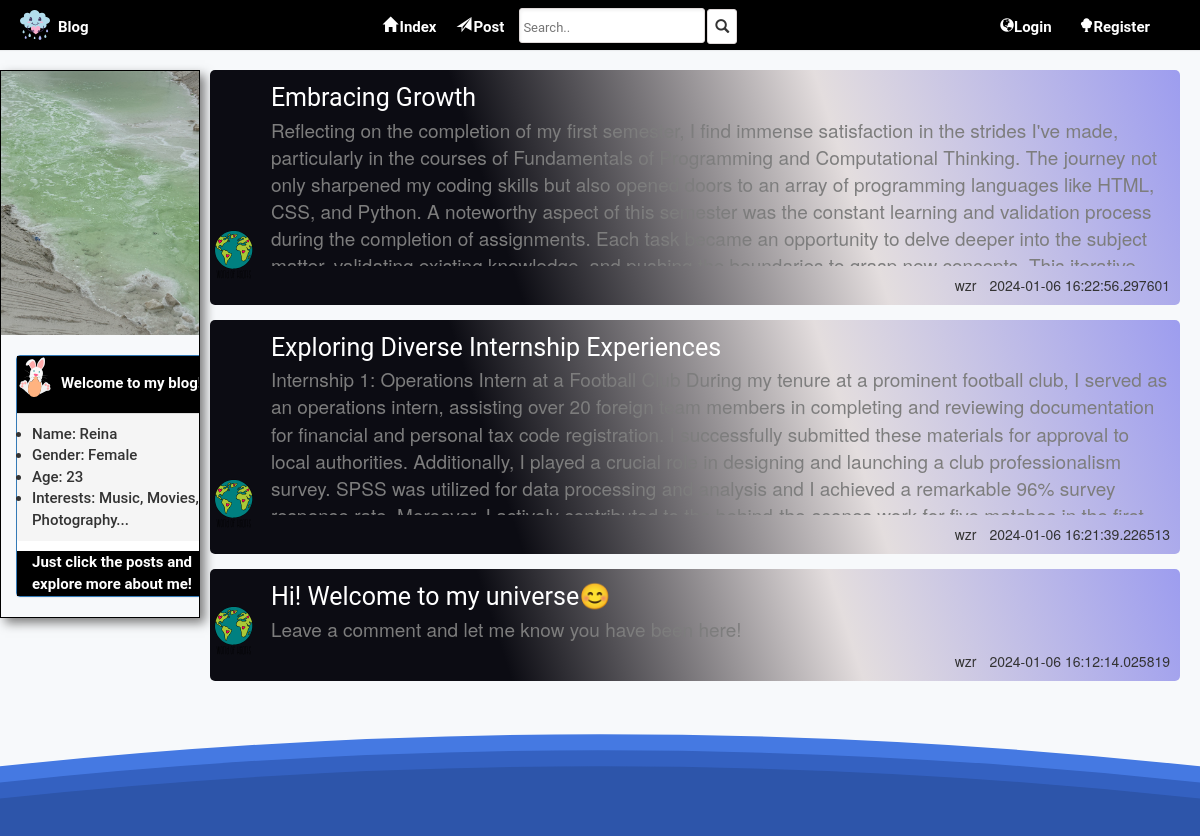
The page / on the database its author committed.
### models.py (models this page shows)
class PostModel(db.Model):
    __tablename__ = "post"
    id = db.Column(db.Integer, primary_key=True, autoincrement=True)
    title = db.Column(db.String(100), nullable=False)
    content = db.Column(db.Text, nullable=False)
    create_time = db.Column(db.DateTime, default=datetime.now)
    author_id = db.Column(db.Integer, db.ForeignKey("user.id"))
    author = db.relationship(UserModel, backref="posts")

class UserModel(db.Model):
    __tablename__ = "user"
    id = db.Column(db.Integer, primary_key=True, autoincrement=True)
    username = db.Column(db.String(100), nullable=False)
    password = db.Column(db.String(255), nullable=False)
    email = db.Column(db.String(100), nullable=False, unique=True)
    join_time = db.Column(db.DateTime, default=datetime.now())

### blueprints/qa.py (the view)
@bp.route("/")
def index():
    posts = PostModel.query.order_by(PostModel.create_time.desc()).all()
    return render_template("index.html", posts=posts)

### app.py (called while the page is built)
@app.before_request
def my_before_request():
    user_id = session.get("user_id")
    if user_id:
        user = UserModel.query.get(user_id)
        setattr(g, "user", user)
    else:
        setattr(g, "user", None)

@app.context_processor
def my_context_processor():
    return {"user": g.user}

### templates/index.html (shortened to what this page needs)
{% extends "base.html" %}
{% block header %}
    <link rel="stylesheet" href="https://cdn.jsdelivr.net/npm/bootstrap@3.4.1/dist/css/bootstrap.min.css">
    <link rel="stylesheet" href="../static/css/login-css.css">
    <link rel="stylesheet" href="../static/index-css.css">
{% endblock %}
{% block body %}
 <div class="row">
     <div class="col-md-2">
         <div class="TV">
             <div class="screen">
                 <img src="static/pics/pic3.jpg" alt="">
             </div>
         </div>
             <div class="panel panel-primary" id="notice">
  <div class="panel-body">
      <img src="static/easterbunny.svg" class="bunny" alt="">
      <span class="welcome">Welcome to my blog!</span>
  </div>
  <ul class="panel-footer">
      <li>Name: Reina</li>
      <li>Gender: Female</li>
      <li>Age: 23</li>
      <li>Interests: Music, Movies, Photography...</li>
  </ul>
        <div class="slogan-box"> <span class="slogan">Just click the posts and explore more about me!</span></div>
</div>
     </div>
     <div class="col-md-10">
         <ul class="post-ul">
             {% for post in posts %}
             <li class="each-post">
                 <div class="side">
                     <img class="side-icon" alt="" src="{{ url_for('static',filename='world of hearts 2.svg') }}">
                 </div>
                 <div class="post-main">
                     <div class="post-title"><a class="title-word" title="" href="{{ url_for('qa.qa_detail', ep_id=post.id) }}">{{ post.title }}</a></div>
                     <div class="post-content"><a class="content-word" title="" href="#">{{ post.content }}</a></div>
                     <div class="post-detail">
                         <span class="post-author">{{ post.author.username }}</span>
                         <span class="post-time">{{ post.create_time }}</span>
                     </div>
                 </div>
             </li>
             {% endfor %}
         </ul>
     </div>
 </div>
</div>
<div class="wiiuii_layout">
</div>
{% endblock %}

### templates/base.html (shortened to what this page needs)
<!DOCTYPE html>
<html lang="en">
<head>
    <link rel="stylesheet" href="../static/header.css">
    {% block header %} {% endblock %}
</head>
<body>
    <div class="header">
        <div class="left-section">
            <img class="blog-img" alt="" src="{{ url_for('static', filename='cloud.svg') }}">
           <a href="" class="left-text">Blog</a>
        </div>
        <div class="middle-section">
            <a class="index" href="{{ url_for('qa.index') }}"> <span class="glyphicon glyphicon-home" style="margin-right: 2px"></span>Index</a>
            <a class="post" href="{{ url_for('qa.add_post') }}"> <span class="glyphicon glyphicon-send" style="margin-right: 2px"></span>Post</a>
            <form method="get" action="{{ url_for('qa.search') }}">
                <input class="search-bar" type="search" placeholder="Search.." name="q">
                <button  class="glyphicon glyphicon-search" id="search-button" type="submit"></button>
            </form>
        </div>
        <ul class="right-section">
            {% if user %}
                <li class="login"> <span>{{ user.username }}</span> </li>
                <li class="register"> <a href="{{ url_for('auth.logout') }}">Exit</a></li>
            {% else %}
                <li class="login"><span class="glyphicon glyphicon-globe"><a class="login-text" href="{{ url_for('auth.login') }}">Login</a></span></li>
                <li class="register"><span class="glyphicon glyphicon-tree-deciduous"><a  class="register-text" href="{{ url_for('auth.register') }}">Register</a></span></li>
            {% endif %}
        </ul>
    </div>
    <div class="container-fluid">
        {% block body %}{% endblock %}
</body>
</html>

### static/header.css (style rules this page uses)
* { margin: 0; padding: 0; }
.header { display: flex; height: 50px; width: 100%; flex-direction: row; justify-content: space-between; background-color: black; box-shadow: 0 1px 1px rgba(0,0,0,0.05); }
.blog-img { display: inline-block; width: 30px; margin-left: 20px; }
.left-section { width: 180px; display:flex; align-items: center; }
.left-text { display: inline-block; font-family: Roboto, Arial, serif; font-size: 15px; font-weight: 600; margin-top: 5px; margin-left: 8px; color: white; text-decoration: none; }
.middle-section { flex: 1; margin-right: 45px; margin-left: 30px; max-width: 400px; display: flex; align-items: center; }
.index { display: flex; margin-right: 20px; color: white; margin-top: 5px; font-size: 15px; font-family: Roboto,Arial; font-weight: 600; }
.post { margin-top: 5px; display: flex; margin-right: 15px; color: white; font-size: 15px; font-family: Roboto,Arial; font-weight: 600; }
.search-bar { flex:1; height: 35px; padding-left: 3px; font-size: 15px; border-width: 1px; border-color: rgb(223, 217, 217); border-style: solid; border-radius: 3px; box-shadow: inset 1px 2px 3px rgba(0,0,0,0.05) ; }
.search-bar::placeholder { font-family: Roboto,Arial; font-size: 13px; }
#search-button { width: 30px; height: 35px; background-color: white; border-width: 1px; border-color: rgb(223, 217, 217); border-style: solid; border-radius: 3px; margin-left: -2px; margin-top: 1px; padding-bottom: 1px; }
.right-section { width: 150px; display: flex; align-items: center; justify-content: space-between; margin-right: 50px; flex-shrink: 0; margin-top: 10px; }
.login { list-style: none; color: white; }
.register { list-style: none; color: white; }
.login-text { color: white; font-size: 15px; font-family: Roboto,Arial; font-weight: 600; }
.register-text { color: white; font-size: 15px; font-family: Roboto,Arial; font-weight: 600; }

### static/css/login-css.css (style rules this page uses)
body { background-color: #f7f9fb; }

### static/index-css.css (style rules this page uses)
a { text-decoration: none; }
.side { display: inline-block; }
.col-md-2 { position: relative; overflow: hidden; border: 1px solid black; margin-top: 20px; padding: 0; box-shadow: 5px 5px 10px #7d7d7d; }
.col-md-2 .TV { width: 100%; }
.col-md-2 .TV .screen { display: flex; animation: imageAnimation 20s linear infinite; }
.col-md-2 .TV .screen img { width: 100%; height: auto; flex-shrink: 0; object-fit: cover; }
.post-ul { list-style-type:none; padding: 5px; margin: 0; }
.col-md-10 { padding-left: 5px; }
.side-icon { width: 50px; height: 85px; display: inline-block; }
.post-main { display: inline-block; margin-left: 7px; }
.post-title { display: inline-block; padding-top: 10px; }
.title-word { font-family:Roboto,Arial ; color: white; text-decoration: none; font-size: 25px; }
.post-content { display: block; max-height: 150px; max-width: 900px; overflow: hidden; text-overflow: ellipsis; }
.content-word { color: #7d7d7d; text-decoration: none; font-size: 19px; }
li { position: relative; }
.post-detail { position: absolute; bottom: 0; right: 0; padding: 10px; display: block; }
.post-author { padding-right: 9px; }
.each-post { border-radius: 5px; margin-top: 15px; background:linear-gradient(.20turn, rgb(12, 12, 19) 30%, rgba(218, 208, 208, 0.67),rgb(157,157,239)) }
#notice { width: 210px; margin-top: 20px; margin-left: 15px; }
.panel-body { padding: 0; }
.bunny { width: 40px; }
.welcome { font-family: Roboto,Arial; font-weight: 600; font-size: 15px; color: white; }
.panel-footer li { font-family: Roboto,Arial; font-weight: 520; font-size: 15px; }
.slogan { font-family: Roboto,Arial; font-weight: 600; font-size: 15px; color: white; }
.slogan-box { padding-left: 15px; background-color: black; }
.panel-body { background-color: black; }

### templates/index.html (style rules this page uses)
.wiiuii_layout { width: 100%; height: 150px; position: relative; overflow: hidden; line-height: 0; }
.editorial { position: absolute; bottom: 0; left: 0; width: 200%; height: 100%; }

### rows shown on the page
PostModel: title "Embracing Growth", content "Reflecting on the completion of my first semester, I find immense satisfaction in the strides I've made, particularly in the courses of Fundamentals of Programming and Computational Thinking. The journey not only sharpened my coding skills but also opened doors to an array of programming languages like HTML, CSS, and Python. A noteworthy aspect of this semester was the constant learning and validation process during the completion of assignments. Each task became an opportunity to delve deeper into the subject…", author.username "wzr", create_time "2024-01-06 16:22:56.297601"
PostModel: title "Exploring Diverse Internship Experiences", content "Internship 1: Operations Intern at a Football Club During my tenure at a prominent football club, I served as an operations intern, assisting over 20 foreign team members in completing and reviewing documentation for financial and personal tax code registration. I successfully submitted these materials for approval to local authorities. Additionally, I played a crucial role in designing and launching a club professionalism survey. SPSS was utilized for data processing and analysis and I achieved a remarkable 96% survey…", author.username "wzr", create_time "2024-01-06 16:21:39.226513"
PostModel: title "Hi! Welcome to my universe😊", content "Leave a comment and let me know you have been here!", author.username "wzr", create_time "2024-01-06 16:12:14.025819"
